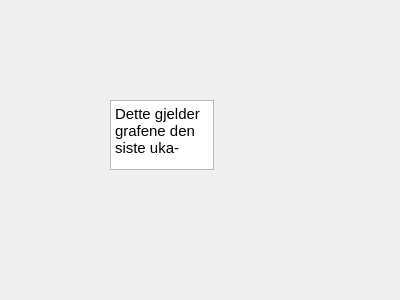
<?xml version="1.0" encoding="UTF-8"?>
<ui version="4.0">
 <class>OneWeekDialog</class>
 <widget class="QDialog" name="OneWeekDialog">
  <property name="geometry">
   <rect>
    <x>0</x>
    <y>0</y>
    <width>400</width>
    <height>300</height>
   </rect>
  </property>
  <property name="windowTitle">
   <string>Dialog</string>
  </property>
  <widget class="QTextEdit" name="textEdit">
   <property name="geometry">
    <rect>
     <x>110</x>
     <y>100</y>
     <width>104</width>
     <height>70</height>
    </rect>
   </property>
   <property name="html">
    <string>&lt;!DOCTYPE HTML PUBLIC &quot;-//W3C//DTD HTML 4.0//EN&quot; &quot;http://www.w3.org/TR/REC-html40/strict.dtd&quot;&gt;
&lt;html&gt;&lt;head&gt;&lt;meta name=&quot;qrichtext&quot; content=&quot;1&quot; /&gt;&lt;meta charset=&quot;utf-8&quot; /&gt;&lt;style type=&quot;text/css&quot;&gt;
p, li { white-space: pre-wrap; }
hr { height: 1px; border-width: 0; }
li.unchecked::marker { content: &quot;\2610&quot;; }
li.checked::marker { content: &quot;\2612&quot;; }
&lt;/style&gt;&lt;/head&gt;&lt;body style=&quot; font-family:'Ubuntu Sans'; font-size:11pt; font-weight:400; font-style:normal;&quot;&gt;
&lt;p style=&quot; margin-top:0px; margin-bottom:0px; margin-left:0px; margin-right:0px; -qt-block-indent:0; text-indent:0px;&quot;&gt;Dette gjelder grafene den siste uka-&lt;/p&gt;&lt;/body&gt;&lt;/html&gt;</string>
   </property>
  </widget>
 </widget>
 <resources/>
 <connections/>
</ui>
